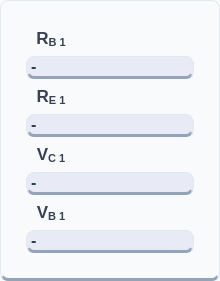
          <widget class="QFrame" name="frameOutputs_2">
           <property name="sizePolicy">
            <sizepolicy hsizetype="Preferred" vsizetype="Preferred">
             <horstretch>0</horstretch>
             <verstretch>0</verstretch>
            </sizepolicy>
           </property>
           <property name="minimumSize">
            <size>
             <width>220</width>
             <height>80</height>
            </size>
           </property>
           <property name="maximumSize">
            <size>
             <width>16777215</width>
             <height>16777215</height>
            </size>
           </property>
           <property name="styleSheet">
            <string notr="true">background-color: #f8fafc;
color: #334155;
border-radius: 8px;
border: 1px solid #e2e8f0;
border-bottom: 3px solid #94a3b8;
font-family: 'Inter', sans-serif;</string>
           </property>
           <property name="frameShape">
            <enum>QFrame::Shape::StyledPanel</enum>
           </property>
           <layout class="QVBoxLayout" name="verticalLayout_17">
            <property name="spacing">
             <number>5</number>
            </property>
            <property name="leftMargin">
             <number>25</number>
            </property>
            <property name="topMargin">
             <number>25</number>
            </property>
            <property name="rightMargin">
             <number>25</number>
            </property>
            <property name="bottomMargin">
             <number>25</number>
            </property>
            <item>
             <widget class="QLabel" name="labelIconRb1">
              <property name="sizePolicy">
               <sizepolicy hsizetype="Expanding" vsizetype="Fixed">
                <horstretch>0</horstretch>
                <verstretch>0</verstretch>
               </sizepolicy>
              </property>
              <property name="minimumSize">
               <size>
                <width>40</width>
                <height>25</height>
               </size>
              </property>
              <property name="maximumSize">
               <size>
                <width>50</width>
                <height>50</height>
               </size>
              </property>
              <property name="styleSheet">
               <string notr="true">QLabel {
    color: #374151;             /* The dark charcoal text from Image 1 */
    font-family: &quot;Rockwell&quot;;    /* The serif font from Image 1 */
    font-size: 13pt;
    font-weight: bold;
    background: transparent;    /* Crucial for the Image 2 flat look */
    border: none;
}</string>
              </property>
              <property name="text">
               <string>&lt;html&gt;&lt;head/&gt;&lt;body&gt;&lt;p&gt;R&lt;span style=&quot; vertical-align:sub;&quot;&gt;B 1&lt;/span&gt;&lt;/p&gt;&lt;/body&gt;&lt;/html&gt;</string>
              </property>
              <property name="alignment">
               <set>Qt::AlignmentFlag::AlignCenter</set>
              </property>
             </widget>
            </item>
            <item>
             <widget class="QLabel" name="labelOutputRb1">
              <property name="sizePolicy">
               <sizepolicy hsizetype="Preferred" vsizetype="Fixed">
                <horstretch>0</horstretch>
                <verstretch>0</verstretch>
               </sizepolicy>
              </property>
              <property name="minimumSize">
               <size>
                <width>100</width>
                <height>20</height>
               </size>
              </property>
              <property name="cursor">
               <cursorShape>IBeamCursor</cursorShape>
              </property>
              <property name="mouseTracking">
               <bool>true</bool>
              </property>
              <property name="styleSheet">
               <string notr="true">font-size: 16px; font-weight: bold; color: #2c3e50; background: #e8eaf6;

</string>
              </property>
              <property name="text">
               <string>-</string>
              </property>
              <property name="textInteractionFlags">
               <set>Qt::TextInteractionFlag::LinksAccessibleByMouse|Qt::TextInteractionFlag::TextSelectableByMouse</set>
              </property>
             </widget>
            </item>
            <item>
             <widget class="QLabel" name="labelIconRe2_2">
              <property name="sizePolicy">
               <sizepolicy hsizetype="Expanding" vsizetype="Fixed">
                <horstretch>0</horstretch>
                <verstretch>0</verstretch>
               </sizepolicy>
              </property>
              <property name="minimumSize">
               <size>
                <width>40</width>
                <height>25</height>
               </size>
              </property>
              <property name="maximumSize">
               <size>
                <width>50</width>
                <height>50</height>
               </size>
              </property>
              <property name="styleSheet">
               <string notr="true">QLabel {
    color: #374151;             /* The dark charcoal text from Image 1 */
    font-family: &quot;Rockwell&quot;;    /* The serif font from Image 1 */
    font-size: 13pt;
    font-weight: bold;
    background: transparent;    /* Crucial for the Image 2 flat look */
    border: none;
}</string>
              </property>
              <property name="text">
               <string>&lt;html&gt;&lt;head/&gt;&lt;body&gt;&lt;p&gt;R&lt;span style=&quot; vertical-align:sub;&quot;&gt;E 1&lt;/span&gt;&lt;/p&gt;&lt;/body&gt;&lt;/html&gt;</string>
              </property>
              <property name="alignment">
               <set>Qt::AlignmentFlag::AlignCenter</set>
              </property>
             </widget>
            </item>
            <item>
             <widget class="QLabel" name="labelOutputRe1">
              <property name="sizePolicy">
               <sizepolicy hsizetype="Preferred" vsizetype="Fixed">
                <horstretch>0</horstretch>
                <verstretch>0</verstretch>
               </sizepolicy>
              </property>
              <property name="minimumSize">
               <size>
                <width>100</width>
                <height>20</height>
               </size>
              </property>
              <property name="cursor">
               <cursorShape>IBeamCursor</cursorShape>
              </property>
              <property name="mouseTracking">
               <bool>false</bool>
              </property>
              <property name="styleSheet">
               <string notr="true">font-size: 16px; font-weight: bold; color: #2c3e50; background: #e8eaf6;

</string>
              </property>
              <property name="text">
               <string>-</string>
              </property>
              <property name="scaledContents">
               <bool>false</bool>
              </property>
              <property name="textInteractionFlags">
               <set>Qt::TextInteractionFlag::LinksAccessibleByMouse|Qt::TextInteractionFlag::TextSelectableByMouse</set>
              </property>
             </widget>
            </item>
            <item>
             <widget class="QLabel" name="labelIconVc1">
              <property name="sizePolicy">
               <sizepolicy hsizetype="Expanding" vsizetype="Fixed">
                <horstretch>40</horstretch>
                <verstretch>40</verstretch>
               </sizepolicy>
              </property>
              <property name="minimumSize">
               <size>
                <width>40</width>
                <height>25</height>
               </size>
              </property>
              <property name="maximumSize">
               <size>
                <width>50</width>
                <height>50</height>
               </size>
              </property>
              <property name="styleSheet">
               <string notr="true">QLabel {
    color: #374151;             /* The dark charcoal text from Image 1 */
    font-family: &quot;Rockwell&quot;;    /* The serif font from Image 1 */
    font-size: 13pt;
    font-weight: bold;
    background: transparent;    /* Crucial for the Image 2 flat look */
    border: none;
}</string>
              </property>
              <property name="text">
               <string>&lt;html&gt;&lt;head/&gt;&lt;body&gt;&lt;p&gt;V&lt;span style=&quot; vertical-align:sub;&quot;&gt;C 1&lt;/span&gt;&lt;/p&gt;&lt;/body&gt;&lt;/html&gt;</string>
              </property>
              <property name="alignment">
               <set>Qt::AlignmentFlag::AlignCenter</set>
              </property>
             </widget>
            </item>
            <item>
             <widget class="QLabel" name="labelOutputVc1">
              <property name="sizePolicy">
               <sizepolicy hsizetype="Preferred" vsizetype="Fixed">
                <horstretch>0</horstretch>
                <verstretch>0</verstretch>
               </sizepolicy>
              </property>
              <property name="minimumSize">
               <size>
                <width>100</width>
                <height>20</height>
               </size>
              </property>
              <property name="cursor">
               <cursorShape>IBeamCursor</cursorShape>
              </property>
              <property name="mouseTracking">
               <bool>true</bool>
              </property>
              <property name="styleSheet">
               <string notr="true">font-size: 16px; font-weight: bold; color: #2c3e50; background: #e8eaf6;

</string>
              </property>
              <property name="text">
               <string>-</string>
              </property>
              <property name="textInteractionFlags">
               <set>Qt::TextInteractionFlag::LinksAccessibleByMouse|Qt::TextInteractionFlag::TextSelectableByMouse</set>
              </property>
             </widget>
            </item>
            <item>
             <widget class="QLabel" name="labelIconVb1">
              <property name="sizePolicy">
               <sizepolicy hsizetype="Expanding" vsizetype="Fixed">
                <horstretch>0</horstretch>
                <verstretch>0</verstretch>
               </sizepolicy>
              </property>
              <property name="minimumSize">
               <size>
                <width>40</width>
                <height>25</height>
               </size>
              </property>
              <property name="maximumSize">
               <size>
                <width>50</width>
                <height>50</height>
               </size>
              </property>
              <property name="styleSheet">
               <string notr="true">QLabel {
    color: #374151;             /* The dark charcoal text from Image 1 */
    font-family: &quot;Rockwell&quot;;    /* The serif font from Image 1 */
    font-size: 13pt;
    font-weight: bold;
    background: transparent;    /* Crucial for the Image 2 flat look */
    border: none;
}</string>
              </property>
              <property name="text">
               <string>&lt;html&gt;&lt;head/&gt;&lt;body&gt;&lt;p&gt;V&lt;span style=&quot; vertical-align:sub;&quot;&gt;B 1&lt;/span&gt;&lt;/p&gt;&lt;/body&gt;&lt;/html&gt;</string>
              </property>
              <property name="alignment">
               <set>Qt::AlignmentFlag::AlignCenter</set>
              </property>
             </widget>
            </item>
            <item>
             <widget class="QLabel" name="labelOutputVb1">
              <property name="sizePolicy">
               <sizepolicy hsizetype="Preferred" vsizetype="Fixed">
                <horstretch>0</horstretch>
                <verstretch>0</verstretch>
               </sizepolicy>
              </property>
              <property name="minimumSize">
               <size>
                <width>100</width>
                <height>20</height>
               </size>
              </property>
              <property name="cursor">
               <cursorShape>IBeamCursor</cursorShape>
              </property>
              <property name="mouseTracking">
               <bool>true</bool>
              </property>
              <property name="styleSheet">
               <string notr="true">font-size: 16px; font-weight: bold; color: #2c3e50; background: #e8eaf6;

</string>
              </property>
              <property name="text">
               <string>-</string>
              </property>
              <property name="textInteractionFlags">
               <set>Qt::TextInteractionFlag::LinksAccessibleByMouse|Qt::TextInteractionFlag::TextSelectableByMouse</set>
              </property>
             </widget>
            </item>
           </layout>
          </widget>
